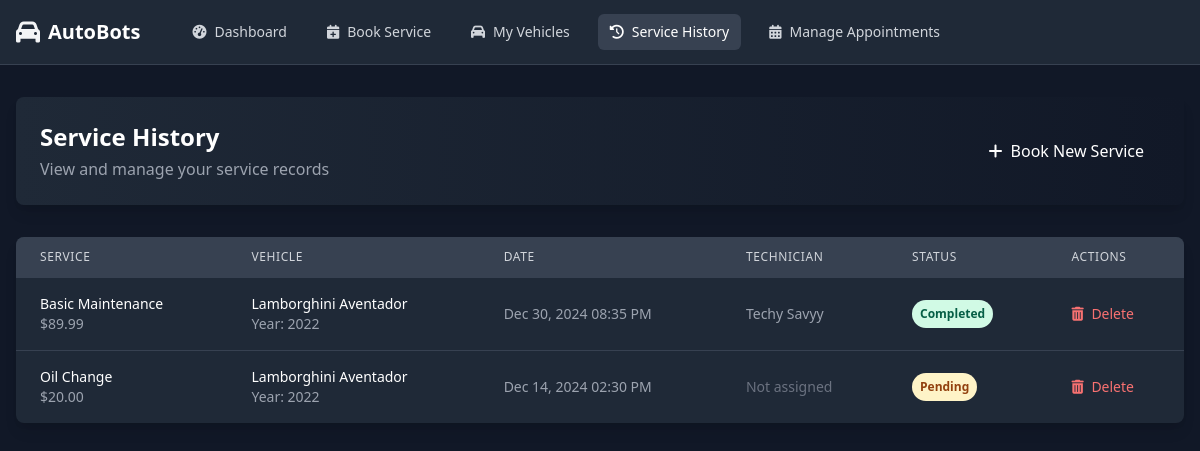
Screenshot of /service_history.php (signed in) with the database file from the repository.
### tables this page shows
CREATE TABLE `appointments` (
  `appointment_id` int(11) NOT NULL,
  `user_id` int(11) NOT NULL,
  `vehicle_id` int(11) NOT NULL,
  `service_id` int(11) DEFAULT NULL,
  `technician_id` int(11) DEFAULT NULL,
  `appointment_date` datetime NOT NULL,
  `status` enum('pending','confirmed','in-progress','completed','cancelled') DEFAULT 'pending',
  `notes` text DEFAULT NULL,
  `created_at` timestamp NOT NULL DEFAULT current_timestamp(),
  `updated_at` timestamp NOT NULL DEFAULT current_timestamp() ON UPDATE current_timestamp(),
  `package_id` int(11) DEFAULT NULL
);

CREATE TABLE `vehicles` (
  `vehicle_id` int(11) NOT NULL,
  `user_id` int(11) NOT NULL,
  `make` varchar(50) NOT NULL,
  `model` varchar(50) NOT NULL,
  `year` year(4) NOT NULL,
  `license_plate` varchar(20) NOT NULL,
  `photo_url` varchar(255) DEFAULT NULL,
  `created_at` timestamp NOT NULL DEFAULT current_timestamp(),
  `updated_at` timestamp NOT NULL DEFAULT current_timestamp() ON UPDATE current_timestamp(),
  `mileage` int(11) DEFAULT NULL,
  `last_service_date` date DEFAULT NULL
);

CREATE TABLE `users` (
  `user_id` int(11) NOT NULL,
  `role` enum('admin','technician','customer') NOT NULL,
  `first_name` varchar(50) NOT NULL,
  `last_name` varchar(50) NOT NULL,
  `email` varchar(100) NOT NULL,
  `password` varchar(255) NOT NULL,
  `phone_number` varchar(15) NOT NULL,
  `created_at` timestamp NOT NULL DEFAULT current_timestamp(),
  `updated_at` timestamp NOT NULL DEFAULT current_timestamp() ON UPDATE current_timestamp(),
  `loyalty_points` int(11) DEFAULT 0,
  `notification_preferences` longtext DEFAULT NULL CHECK (json_valid(`notification_preferences`))
);

### service_history.php (the view, shortened to what this page needs)
<?php
include 'includes/db.php';
$user_id = $_SESSION['user_id'];
$sql = "SELECT a.*,
        COALESCE(s.name, sp.name) as service_name,
        COALESCE(s.price, sp.price) as price,
        v.make, v.model, v.year,
        u.first_name as tech_first_name, u.last_name as tech_last_name
        FROM appointments a
        LEFT JOIN services s ON a.service_id = s.service_id
        LEFT JOIN service_packages sp ON a.package_id = sp.package_id
        JOIN vehicles v ON a.vehicle_id = v.vehicle_id
        LEFT JOIN users u ON a.technician_id = u.user_id
        WHERE a.user_id = ?
        ORDER BY a.appointment_date DESC";
$stmt = $conn->prepare($sql);
$stmt->bind_param("i", $user_id);
$stmt->execute();
$services = $stmt->get_result();
?>
<!DOCTYPE html>
<html lang="en">
<head>
    <link href="https://cdn.jsdelivr.net/npm/tailwindcss@2.2.19/dist/tailwind.min.css" rel="stylesheet">
    <link rel="stylesheet" href="https://cdnjs.cloudflare.com/ajax/libs/font-awesome/6.0.0/css/all.min.css">
</head>
<body class="bg-gray-900 text-gray-100">
    <nav class="bg-gray-800 border-b border-gray-700">
        <div class="max-w-7xl mx-auto px-4">
            <div class="flex items-center justify-between h-16">
                <div class="flex items-center">
                    <a href="customer_dashboard.php" class="flex items-center">
                        <i class="fas fa-car text-orange-500 text-2xl"></i>
                        <span class="ml-2 text-xl font-bold text-white">AutoBots</span>
                    </a>
                    <div class="hidden md:block ml-10">
                        <div class="flex items-center space-x-4">
                            <a href="customer_dashboard.php" class="text-gray-300 hover:bg-gray-700 hover:text-white px-3 py-2 rounded-md text-sm font-medium">
                                <i class="fas fa-tachometer-alt mr-2"></i>Dashboard
                            </a>
                            <a href="book_appointment.php" class="text-gray-300 hover:bg-gray-700 hover:text-white px-3 py-2 rounded-md text-sm font-medium">
                                <i class="fas fa-calendar-plus mr-2"></i>Book Service
                            </a>
                            <a href="manage_vehicles.php" class="text-gray-300 hover:bg-gray-700 hover:text-white px-3 py-2 rounded-md text-sm font-medium">
                                <i class="fas fa-car mr-2"></i>My Vehicles
                            </a>
                            <a href="service_history.php" class="text-white bg-gray-700 px-3 py-2 rounded-md text-sm font-medium">
                                <i class="fas fa-history mr-2"></i>Service History
                            </a>
                            <a href="customer_manage_appointments.php" class="text-gray-300 hover:bg-gray-700 hover:text-white px-3 py-2 rounded-md text-sm font-medium">
                            <i class="fas fa-calendar-alt mr-2"></i>Manage Appointments
                            </a>
                        </div>
                    </div>
                </div>
            </div>
        </div>
    </nav>
    <div class="max-w-7xl mx-auto px-4 py-8">
        <div class="bg-gradient-to-r from-gray-800 to-gray-900 rounded-lg shadow-lg p-6 mb-8 animate-fade">
            <div class="flex items-center justify-between">
                <div>
                    <h1 class="text-2xl font-bold text-white">Service History</h1>
                    <p class="mt-1 text-gray-400">View and manage your service records</p>
                </div>
                <a href="book_appointment.php" class="bg-orange-500 hover:bg-orange-600 text-white px-4 py-2 rounded-lg transition-colors">
                    <i class="fas fa-plus mr-2"></i>Book New Service
                </a>
            </div>
        </div>
        <?php if ($services->num_rows > 0): ?>
            <div class="bg-gray-800 rounded-lg shadow-lg overflow-hidden">
                <div class="overflow-x-auto">
                    <table class="min-w-full divide-y divide-gray-700">
                        <thead class="bg-gray-700">
                            <tr>
                                <th class="px-6 py-3 text-left text-xs font-medium text-gray-300 uppercase tracking-wider">Service</th>
                                <th class="px-6 py-3 text-left text-xs font-medium text-gray-300 uppercase tracking-wider">Vehicle</th>
                                <th class="px-6 py-3 text-left text-xs font-medium text-gray-300 uppercase tracking-wider">Date</th>
                                <th class="px-6 py-3 text-left text-xs font-medium text-gray-300 uppercase tracking-wider">Technician</th>
                                <th class="px-6 py-3 text-left text-xs font-medium text-gray-300 uppercase tracking-wider">Status</th>
                                <th class="px-6 py-3 text-left text-xs font-medium text-gray-300 uppercase tracking-wider">Actions</th>
                            </tr>
                        </thead>
                        <tbody class="divide-y divide-gray-700">
                            <?php while($service = $services->fetch_assoc()): ?>
                                <tr class="table-row-hover transition-colors">
                                    <td class="px-6 py-4">
                                        <div class="text-sm font-medium text-white"><?php echo htmlspecialchars($service['service_name']); ?></div>
                                        <div class="text-sm text-gray-400">$<?php echo number_format($service['price'], 2); ?></div>
                                    </td>
                                    <td class="px-6 py-4">
                                        <div class="text-sm text-white">
                                            <?php echo htmlspecialchars($service['make'] . ' ' . $service['model']); ?>
                                        </div>
                                        <div class="text-sm text-gray-400">Year: <?php echo htmlspecialchars($service['year']); ?></div>
                                    </td>
                                    <td class="px-6 py-4 text-sm text-gray-400">
                                        <?php echo date('M d, Y h:i A', strtotime($service['appointment_date'])); ?>
                                    </td>
                                    <td class="px-6 py-4 text-sm text-gray-400">
                                        <?php
                                        echo $service['tech_first_name'] ?
                                            htmlspecialchars($service['tech_first_name'] . ' ' . $service['tech_last_name']) :
                                            '<span class="text-gray-500">Not assigned</span>';
                                        ?>
                                    </td>
                                    <td class="px-6 py-4">
                                        <span class="px-2 py-1 inline-flex text-xs leading-5 font-semibold rounded-full
                                            <?php echo $service['status'] == 'completed' ? 'bg-green-100 text-green-800' :
                                                ($service['status'] == 'pending' ? 'bg-yellow-100 text-yellow-800' :
                                                'bg-blue-100 text-blue-800'); ?>">
                                            <?php echo ucfirst($service['status']); ?>
                                        </span>
                                    </td>
                                    <td class="px-6 py-4 text-sm font-medium">
                                        <button onclick="confirmDelete(<?php echo $service['appointment_id']; ?>)"
                                                class="text-red-400 hover:text-red-500 transition-colors">
                                            <i class="fas fa-trash-alt mr-1"></i> Delete
                                        </button>
                                    </td>
                                </tr>
                            <?php endwhile; ?>
                        </tbody>
                    </table>
                </div>
            </div>
        <?php endif; ?>
    </div>
</body>
</html>

### service_history.php (style rules this page uses)
.animate-fade { animation: fadeIn 0.5s ease-out; }

### rows the page displays
appointments: service_name "Basic Maintenance", price "89.99", vehicle.model "Lamborghini Aventador", vehicle.year "2022", appointment_date "Dec 30, 2024 08:35 PM", technician.last_name "Techy Savyy", status "Completed"
appointments: service_name "Oil Change", price "20.00", vehicle.model "Lamborghini Aventador", vehicle.year "2022", appointment_date "Dec 14, 2024 02:30 PM", shows "Not assigned", status "Pending"
